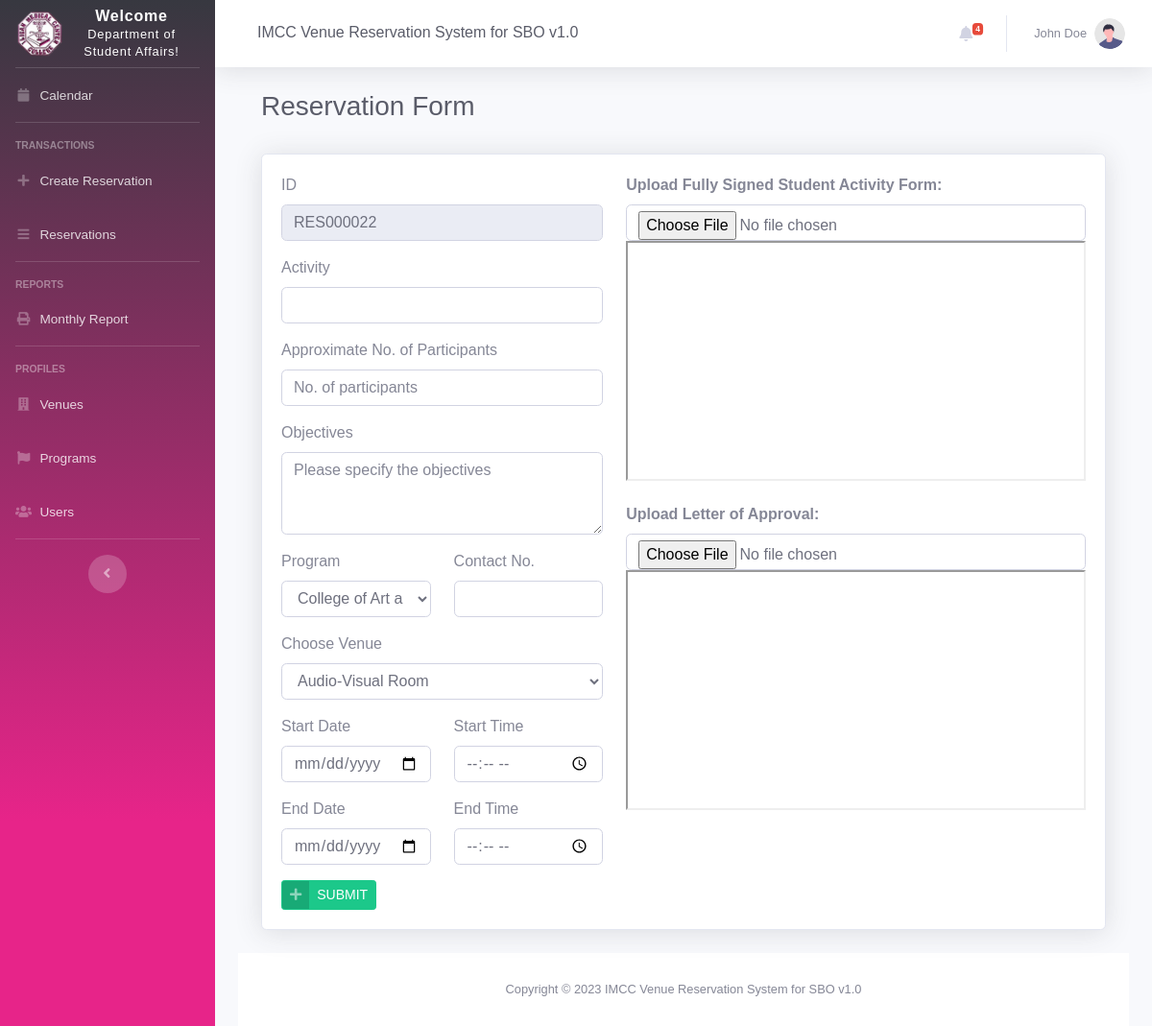
/add_reservation.php (signed in), run on an earlier commit of the app's database.
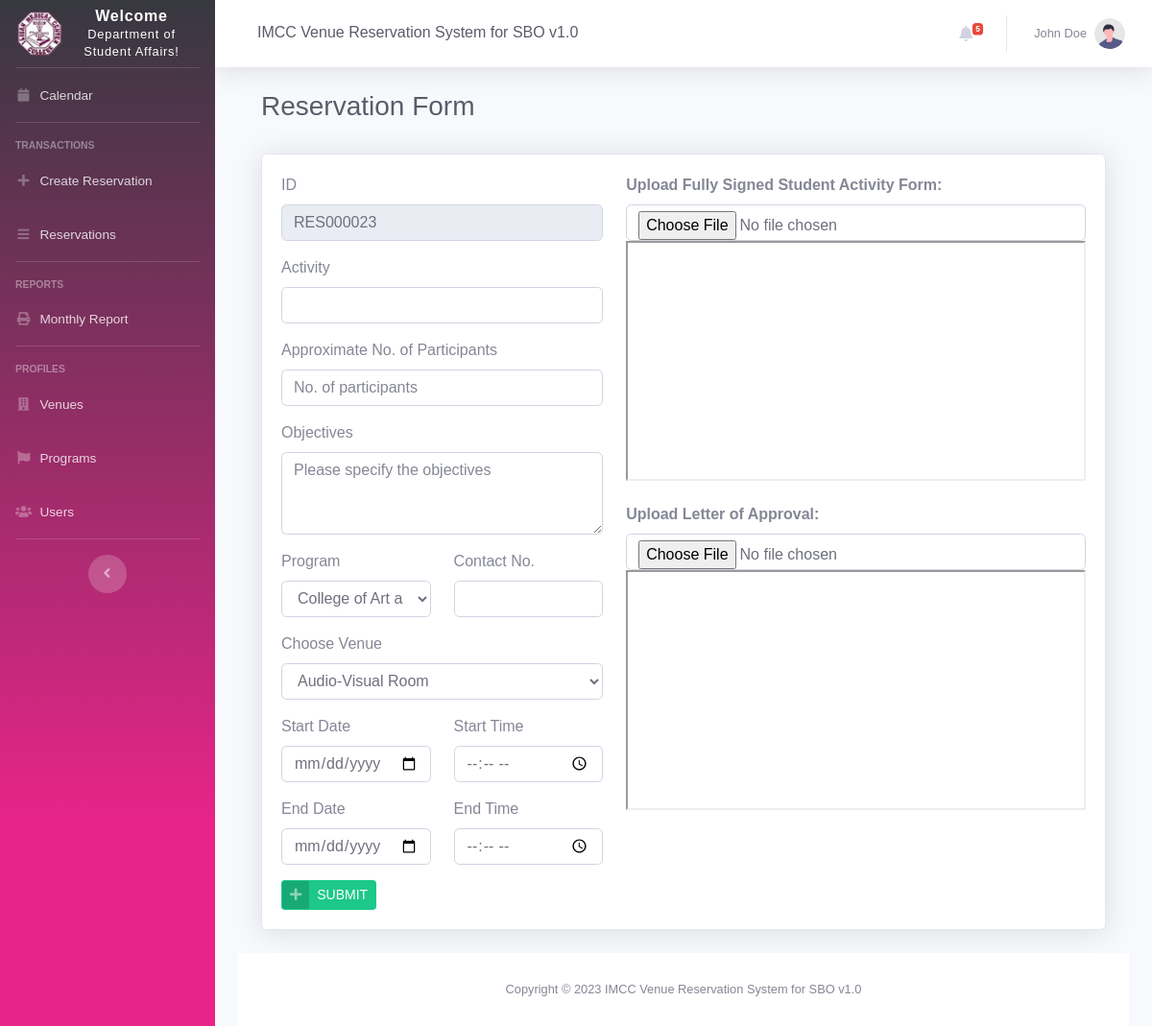
And on a later commit of the database.
### tables this page shows
CREATE TABLE `number_sequence` (
  `id` int(11) NOT NULL,
  `page_name` varchar(15) NOT NULL,
  `last_number` int(11) NOT NULL,
  `CreatedDateTime` datetime NOT NULL DEFAULT current_timestamp()
);

### add_reservation.php (the view, shortened to what the changed rows need)
<?php
include 'settings/system.php';
include 'settings/header.php';
include "settings/sidebar.php";
include 'settings/topbar.php';
$sequence = $db->query("SELECT * FROM number_sequence WHERE page_name = 'reservations'");
$fetch = $sequence->fetchAll(PDO::FETCH_OBJ);
foreach ($fetch as $data) {
    $newID = $data->last_number + 1;
    $lengthID = strlen((string)$newID);
    if ($lengthID == 1) $ID = "00000" . $newID;
    elseif ($lengthID == 2) $ID = "0000" . $newID;
    elseif ($lengthID == 3) $ID = "000" . $newID;
    elseif ($lengthID == 4) $ID = "00" . $newID;
    elseif ($lengthID == 5) $ID = "0" . $newID;
    else $ID = $newID;
}
?>
<div class="container-fluid">
    <div class="d-sm-flex align-items-center justify-content-between mb-4">
        <div class="container-fluid">
            <div class="d-sm-flex align-items-center justify-content mb-4">
                <h1 class="h3 mb-2 text-gray-800"> Reservation Form</h1>
            </div>
            <div class="card shadow">
                <div class="card-body">
                    <div class="table-responsive-lg">
                        <form role="form" method="post" enctype="multipart/form-data" id="form">
                            <div class="row">
                                <div class="col-5">
                                    <div class="form-group">
                                        <label>ID</label>
                                        <input class="form-control" type="text" name="resID" value="<?= 'RES' . $ID ?>" readonly>
                                    </div>
                                </div>
                            </div>
                        </form>
                    </div>
                </div>
            </div>
        </div>
    </div>
    <?php include 'settings/footer.php'; ?>

### settings/topbar.php (shortened to what the changed rows need)
<div id="content-wrapper" class="d-flex flex-column">
    <div id="content">
        <nav class="navbar navbar-expand navbar-light bg-white topbar mb-4 static-top shadow">
            <ul class="navbar-nav ml-auto">
                <?php
                    $currentUserID = $_SESSION["id"];
                    $currentUserType = $_SESSION["position"];
                    $getNotif = $db->query("SELECT * FROM notifications
                                            WHERE (recipient = '$currentUserID' OR notifyToAllUserType = '$currentUserType')  ORDER BY id DESC");
                    $fetchNotifications = $getNotif->fetchAll(PDO::FETCH_OBJ);
                    $notificationCount = 0;
                    foreach ($fetchNotifications as $data)
                    {
                        if($data->isRead == 0){
                            $notificationCount++;
                        }
                    }
                ?>
                <li class="nav-item dropdown no-arrow mx-1">
                    <a class="nav-link dropdown-toggle" href="#" id="alertsDropdown" role="button" data-toggle="dropdown" aria-haspopup="true" aria-expanded="false">
                        <i class="fas fa-bell fa-fw"> </i>
                        <span class="badge badge-danger badge-counter" style="<?php echo (($notificationCount == 0) ? "visibility: hidden;": "visibility: visible;")?>"><?php echo $notificationCount; ?></span>
                    </a>
                </li>
            </ul>
        </nav>

What changed in the data, as far as the page shows it:
changed number_sequence: resID "RES000022" → "RES000023"
Also different on the page:
$notificationCount: "4" → "5"
